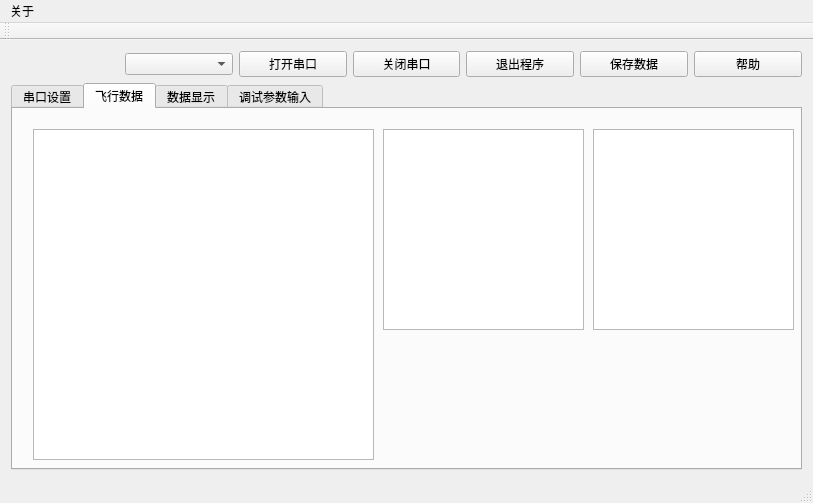
<?xml version="1.0" encoding="UTF-8"?>
<ui version="4.0">
 <class>MainWindow</class>
 <widget class="QMainWindow" name="MainWindow">
  <property name="geometry">
   <rect>
    <x>0</x>
    <y>0</y>
    <width>813</width>
    <height>503</height>
   </rect>
  </property>
  <property name="windowTitle">
   <string>MainWindow</string>
  </property>
  <widget class="QWidget" name="centralWidget">
   <layout class="QGridLayout" name="gridLayout">
    <item row="0" column="6">
     <widget class="QPushButton" name="helpBtn">
      <property name="text">
       <string>帮助</string>
      </property>
     </widget>
    </item>
    <item row="0" column="3">
     <widget class="QPushButton" name="closeMyComBtn">
      <property name="text">
       <string>关闭串口</string>
      </property>
     </widget>
    </item>
    <item row="0" column="4">
     <widget class="QPushButton" name="actionExit">
      <property name="text">
       <string>退出程序</string>
      </property>
     </widget>
    </item>
    <item row="2" column="0" colspan="7">
     <widget class="QTabWidget" name="tabWidget">
      <property name="toolTip">
       <string>&lt;html&gt;&lt;head/&gt;&lt;body&gt;&lt;p&gt;调试参数输入&lt;/p&gt;&lt;/body&gt;&lt;/html&gt;</string>
      </property>
      <property name="currentIndex">
       <number>1</number>
      </property>
      <widget class="QWidget" name="tab">
       <attribute name="title">
        <string>串口设置</string>
       </attribute>
       <widget class="QLabel" name="label">
        <property name="geometry">
         <rect>
          <x>10</x>
          <y>30</y>
          <width>41</width>
          <height>20</height>
         </rect>
        </property>
        <property name="text">
         <string>串口</string>
        </property>
       </widget>
       <widget class="QComboBox" name="portNameComboBox">
        <property name="geometry">
         <rect>
          <x>10</x>
          <y>50</y>
          <width>69</width>
          <height>22</height>
         </rect>
        </property>
       </widget>
       <widget class="QLabel" name="label_2">
        <property name="geometry">
         <rect>
          <x>10</x>
          <y>80</y>
          <width>54</width>
          <height>12</height>
         </rect>
        </property>
        <property name="text">
         <string>波特率</string>
        </property>
       </widget>
       <widget class="QComboBox" name="baudRateComboBox">
        <property name="geometry">
         <rect>
          <x>10</x>
          <y>100</y>
          <width>69</width>
          <height>22</height>
         </rect>
        </property>
       </widget>
       <widget class="QLabel" name="label_3">
        <property name="geometry">
         <rect>
          <x>10</x>
          <y>130</y>
          <width>54</width>
          <height>12</height>
         </rect>
        </property>
        <property name="text">
         <string>数据位 </string>
        </property>
       </widget>
       <widget class="QComboBox" name="dataBitsComboBox">
        <property name="geometry">
         <rect>
          <x>10</x>
          <y>150</y>
          <width>69</width>
          <height>22</height>
         </rect>
        </property>
       </widget>
       <widget class="QLabel" name="label_4">
        <property name="geometry">
         <rect>
          <x>10</x>
          <y>180</y>
          <width>54</width>
          <height>12</height>
         </rect>
        </property>
        <property name="text">
         <string>校验位</string>
        </property>
       </widget>
       <widget class="QComboBox" name="parityComboBox">
        <property name="geometry">
         <rect>
          <x>10</x>
          <y>200</y>
          <width>69</width>
          <height>22</height>
         </rect>
        </property>
       </widget>
       <widget class="QLabel" name="label_5">
        <property name="geometry">
         <rect>
          <x>10</x>
          <y>230</y>
          <width>54</width>
          <height>12</height>
         </rect>
        </property>
        <property name="text">
         <string>停止位</string>
        </property>
       </widget>
       <widget class="QComboBox" name="stopBitsComboBox">
        <property name="geometry">
         <rect>
          <x>10</x>
          <y>250</y>
          <width>69</width>
          <height>22</height>
         </rect>
        </property>
       </widget>
       <widget class="QLabel" name="label_6">
        <property name="geometry">
         <rect>
          <x>10</x>
          <y>280</y>
          <width>54</width>
          <height>12</height>
         </rect>
        </property>
        <property name="text">
         <string>数据流</string>
        </property>
       </widget>
       <widget class="QComboBox" name="flowTypeComboBox">
        <property name="geometry">
         <rect>
          <x>10</x>
          <y>300</y>
          <width>69</width>
          <height>22</height>
         </rect>
        </property>
       </widget>
       <widget class="QLabel" name="label_7">
        <property name="geometry">
         <rect>
          <x>10</x>
          <y>10</y>
          <width>54</width>
          <height>12</height>
         </rect>
        </property>
        <property name="text">
         <string>串口设置</string>
        </property>
       </widget>
       <widget class="QTextBrowser" name="textBrowser">
        <property name="geometry">
         <rect>
          <x>100</x>
          <y>50</y>
          <width>681</width>
          <height>321</height>
         </rect>
        </property>
       </widget>
       <widget class="QRadioButton" name="chradioButton">
        <property name="geometry">
         <rect>
          <x>120</x>
          <y>30</y>
          <width>89</width>
          <height>16</height>
         </rect>
        </property>
        <property name="text">
         <string>字符形式显示</string>
        </property>
       </widget>
       <widget class="QRadioButton" name="hexradioButton">
        <property name="geometry">
         <rect>
          <x>270</x>
          <y>30</y>
          <width>89</width>
          <height>16</height>
         </rect>
        </property>
        <property name="text">
         <string>十六进制显示</string>
        </property>
       </widget>
       <widget class="QLCDNumber" name="recvbyteslcdNumber">
        <property name="geometry">
         <rect>
          <x>500</x>
          <y>20</y>
          <width>64</width>
          <height>23</height>
         </rect>
        </property>
       </widget>
       <widget class="QPushButton" name="clearUpBtn">
        <property name="geometry">
         <rect>
          <x>700</x>
          <y>20</y>
          <width>75</width>
          <height>23</height>
         </rect>
        </property>
        <property name="text">
         <string>清空显示</string>
        </property>
       </widget>
       <widget class="QPushButton" name="actionClearBytes">
        <property name="geometry">
         <rect>
          <x>600</x>
          <y>20</y>
          <width>75</width>
          <height>23</height>
         </rect>
        </property>
        <property name="text">
         <string>计数清零</string>
        </property>
       </widget>
      </widget>
      <widget class="QWidget" name="tab_4">
       <attribute name="title">
        <string>飞行数据</string>
       </attribute>
       <widget class="QGraphicsView" name="standardSixAltimetro">
        <property name="geometry">
         <rect>
          <x>20</x>
          <y>20</y>
          <width>341</width>
          <height>331</height>
         </rect>
        </property>
       </widget>
       <widget class="QGraphicsView" name="standardSixQADI">
        <property name="geometry">
         <rect>
          <x>580</x>
          <y>20</y>
          <width>201</width>
          <height>201</height>
         </rect>
        </property>
       </widget>
       <widget class="QGraphicsView" name="standardSixQCompass">
        <property name="geometry">
         <rect>
          <x>370</x>
          <y>20</y>
          <width>201</width>
          <height>201</height>
         </rect>
        </property>
       </widget>
      </widget>
      <widget class="QWidget" name="tab_2">
       <attribute name="title">
        <string>数据显示</string>
       </attribute>
       <layout class="QGridLayout" name="gridLayout_2">
        <item row="0" column="0">
         <widget class="QCustomPlot" name="customPlot" native="true"/>
        </item>
       </layout>
      </widget>
      <widget class="QWidget" name="tab_3">
       <attribute name="title">
        <string>调试参数输入</string>
       </attribute>
      </widget>
     </widget>
    </item>
    <item row="0" column="1">
     <widget class="QComboBox" name="ContentSelectComboBox"/>
    </item>
    <item row="0" column="2">
     <widget class="QPushButton" name="openMyComBtn">
      <property name="text">
       <string>打开串口</string>
      </property>
     </widget>
    </item>
    <item row="0" column="5">
     <widget class="QPushButton" name="actionSave">
      <property name="text">
       <string>保存数据</string>
      </property>
     </widget>
    </item>
   </layout>
  </widget>
  <widget class="QMenuBar" name="menuBar">
   <property name="geometry">
    <rect>
     <x>0</x>
     <y>0</y>
     <width>813</width>
     <height>23</height>
    </rect>
   </property>
   <widget class="QMenu" name="menubar">
    <property name="title">
     <string>关于</string>
    </property>
    <addaction name="actionAbout"/>
   </widget>
   <addaction name="menubar"/>
  </widget>
  <widget class="QToolBar" name="mainToolBar">
   <attribute name="toolBarArea">
    <enum>TopToolBarArea</enum>
   </attribute>
   <attribute name="toolBarBreak">
    <bool>false</bool>
   </attribute>
  </widget>
  <widget class="QStatusBar" name="statusBar"/>
  <action name="actionAbout">
   <property name="text">
    <string>hellWarrior地面站系统</string>
   </property>
  </action>
 </widget>
 <layoutdefault spacing="6" margin="11"/>
 <customwidgets>
  <customwidget>
   <class>QCustomPlot</class>
   <extends>QWidget</extends>
   <header>qcustomplot.h</header>
   <container>1</container>
  </customwidget>
 </customwidgets>
 <resources/>
 <connections/>
</ui>
